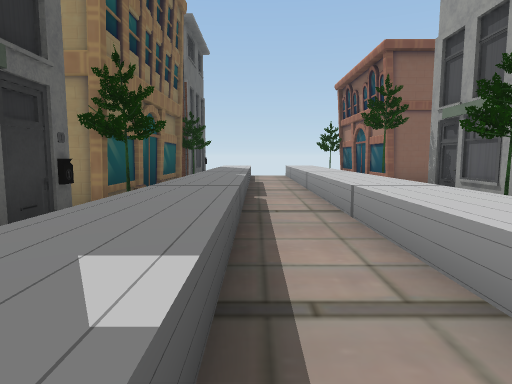
View 1 (above)

14 first-person views from a walk through a scene from a Unity 3-D project. The camera is 1.5 m above the floor, tilts 6° down and sees 75° across. The floor is counted in squares, 2 m on a side. Each view is taken from the middle of a square. On the plan, view 1 faces up. The plan holds only what a view shows up to about 11 squares ahead; the rest is blank. The place goes on beyond the plan. The player is left out. Some surface patterns are stand-ins.

View 2
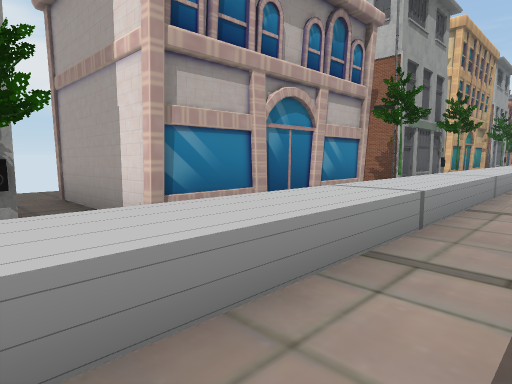

View 3
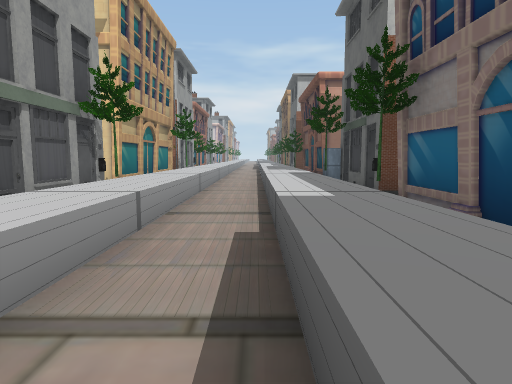

View 4
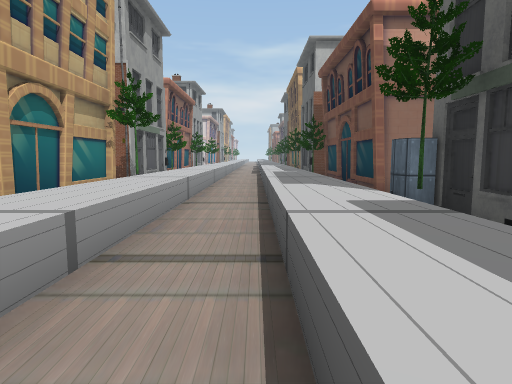

View 5
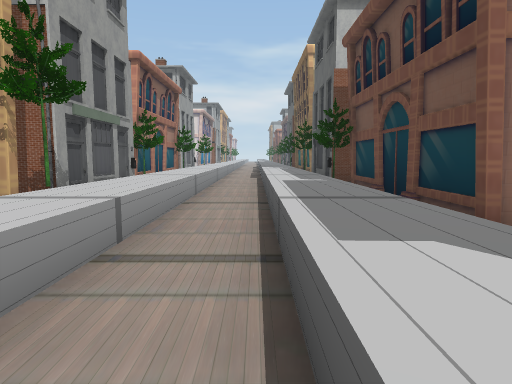

View 6
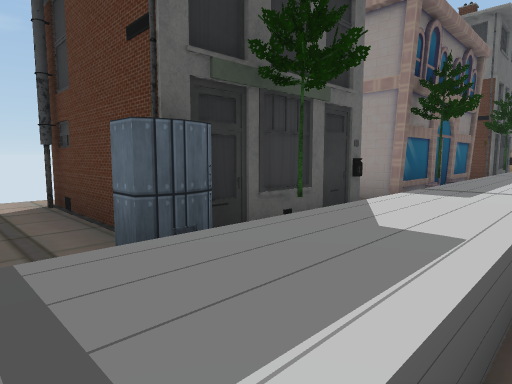

View 7
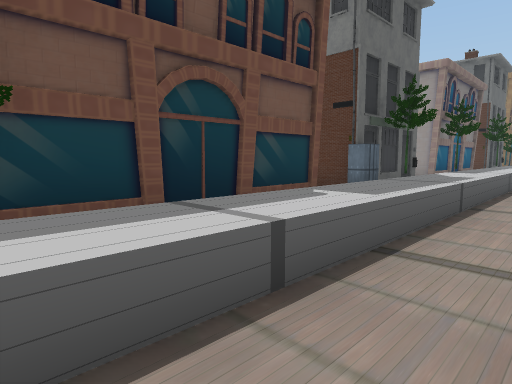

View 8
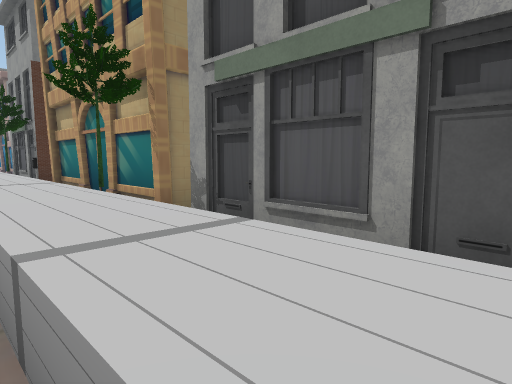

View 9
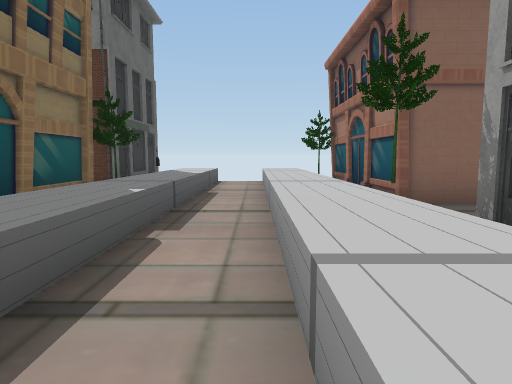

View 10
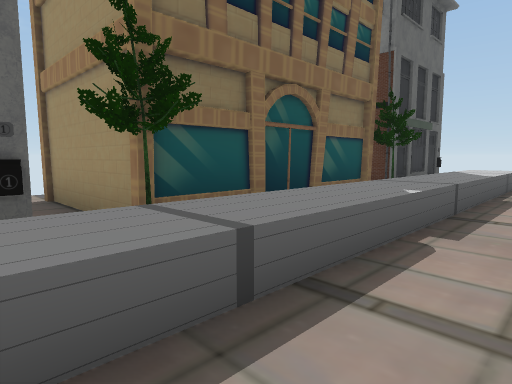

View 11
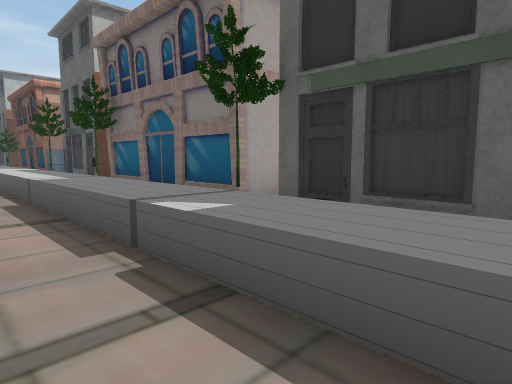

View 12
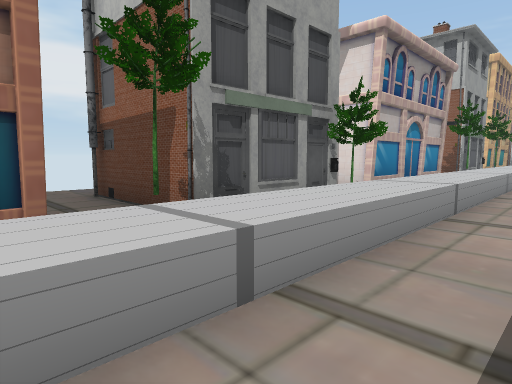

View 13
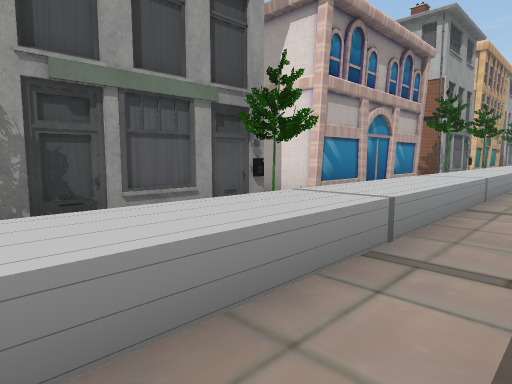

View 14
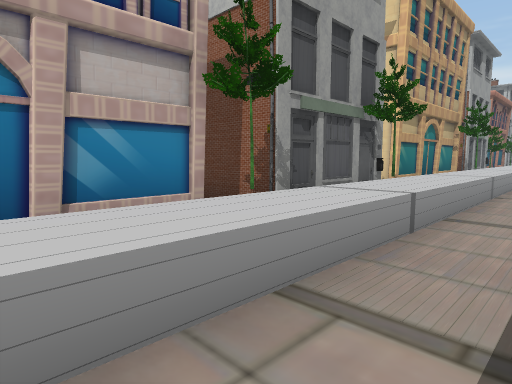

### Floor plan
Key: @ floor where view 1 was taken; # wall or solid block; . floor; ^ raised ledge; O other object.
Columns run from 3 left of view 1 to 4 right of it. Each row starts with its distance up from view 1.
 13 OO^..^O
 12  O^..^O
 11  #^..^O
 10 OO^..^O
  9  O^..^O
  8  O^..^#O
  7  #^..^OO
  6 ##^..^OO
  5 #O^..^O#
  4 OOO..^O#
  3  #^..^##
  2  O^..^O#
  1  #^..^O
  0 ##O@.^O
 -1 #O^..^O
 -2  O^..^O
 -3  O^..O##
 -4  O^..^#
 -5 #O^..^O
 -6 O.^..O#
 -7 #O^..^OO
 -8  O^..^O
 -9 OO^..^#
-10 OO^..^#
-11 OO^..^O
-12  O^..O##
-13  O^..^OO
-14  O^..^#
-15  O^..^O
-16  O^..^O

Where each view was taken, in squares from view 1:
view 1: 0 up, 0 right, facing up
view 2: 4 up, 0 right, facing down-right
view 3: 0 up, 0 right, facing down
view 4: 5 down, 0 right, facing down
view 5: 8 down, 0 right, facing down
view 6: 11 down, 0 right, facing up-left
view 7: 16 down, 1 right, facing up-left
view 8: 16 down, 1 right, facing up-right
view 9: 3 up, 1 right, facing up
view 10: 3 up, 1 right, facing up-left
view 11: 3 up, 1 right, facing down-left
view 12: 9 up, 0 right, facing down-right
view 13: 7 up, 0 right, facing down-right
view 14: 0 up, 0 right, facing down-right
